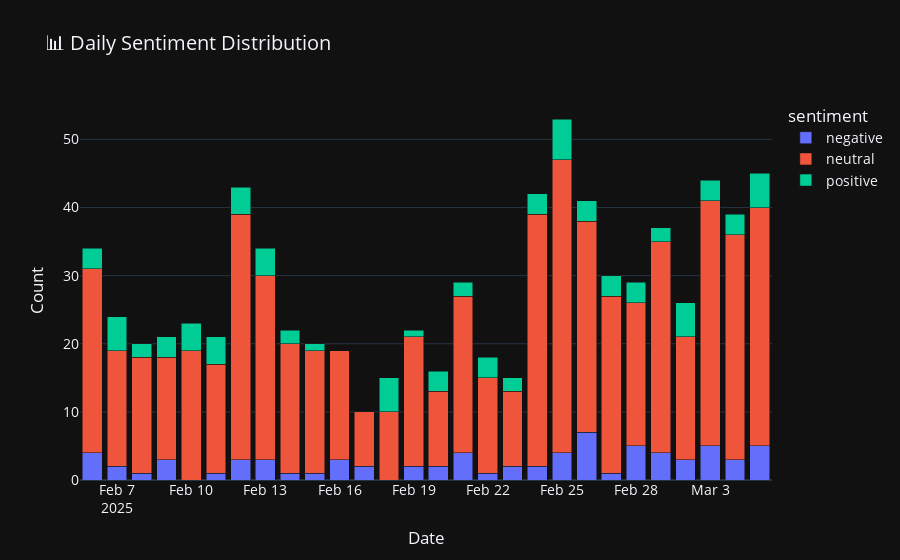

Notebook code for this chart:
### Code cell
# 날짜별 감성분포 집계
daily_counts = df.groupby(['date', 'sentiment']).size().reset_index(name='count')

# plotly로 스택드 바 차트
fig = px.bar(daily_counts, x='date', y='count', color='sentiment',
             title='📊 Daily Sentiment Distribution', 
             template='plotly_dark', barmode='stack',
             category_orders={"sentiment": ["negative", "neutral", "positive"]})

fig.update_layout(xaxis_title='Date', yaxis_title='Count', font=dict(size=14))

fig.show()

### Figure 1 — Plotly figure (JSON) as saved in the notebook; plotly's stock layout.template omitted (floating-point values rounded to 4 significant figures)
{"data": [{"hovertemplate": "sentiment=negative<br>date=%{x}<br>count=%{y}<extra></extra>", "legendgroup": "negative", "marker": {"color": "#636efa", "pattern": {"shape": ""}}, "name": "negative", "orientation": "v", "showlegend": true, "textposition": "auto", "type": "bar", "x": ["2025-02-06", "2025-02-07", "2025-02-08", "2025-02-09", "2025-02-11", "2025-02-12", "2025-02-13", "2025-02-14", "2025-02-15", "2025-02-16", "2025-02-17", "2025-02-19", "2025-02-20", "2025-02-21", "2025-02-22", "2025-02-23", "2025-02-24", "2025-02-25", "2025-02-26", "2025-02-27", "2025-02-28", "2025-03-01", "2025-03-02", "2025-03-03", "2025-03-04", "2025-03-05"], "xaxis": "x", "y": [4, 2, 1, 3, 1, 3, 3, 1, 1, 3, 2, 2, 2, 4, 1, 2, 2, 4, 7, 1, 5, 4, 3, 5, 3, 5], "yaxis": "y"}, {"hovertemplate": "sentiment=neutral<br>date=%{x}<br>count=%{y}<extra></extra>", "legendgroup": "neutral", "marker": {"color": "#EF553B", "pattern": {"shape": ""}}, "name": "neutral", "orientation": "v", "showlegend": true, "textposition": "auto", "type": "bar", "x": ["2025-02-06", "2025-02-07", "2025-02-08", "2025-02-09", "2025-02-10", "2025-02-11", "2025-02-12", "2025-02-13", "2025-02-14", "2025-02-15", "2025-02-16", "2025-02-17", "2025-02-18", "2025-02-19", "2025-02-20", "2025-02-21", "2025-02-22", "2025-02-23", "2025-02-24", "2025-02-25", "2025-02-26", "2025-02-27", "2025-02-28", "2025-03-01", "2025-03-02", "2025-03-03", "2025-03-04", "2025-03-05"], "xaxis": "x", "y": [27, 17, 17, 15, 19, 16, 36, 27, 19, 18, 16, 8, 10, 19, 11, 23, 14, 11, 37, 43, 31, 26, 21, 31, 18, 36, 33, 35], "yaxis": "y"}, {"hovertemplate": "sentiment=positive<br>date=%{x}<br>count=%{y}<extra></extra>", "legendgroup": "positive", "marker": {"color": "#00cc96", "pattern": {"shape": ""}}, "name": "positive", "orientation": "v", "showlegend": true, "textposition": "auto", "type": "bar", "x": ["2025-02-06", "2025-02-07", "2025-02-08", "2025-02-09", "2025-02-10", "2025-02-11", "2025-02-12", "2025-02-13", "2025-02-14", "2025-02-15", "2025-02-18", "2025-02-19", "2025-02-20", "2025-02-21", "2025-02-22", "2025-02-23", "2025-02-24", "2025-02-25", "2025-02-26", "2025-02-27", "2025-02-28", "2025-03-01", "2025-03-02", "2025-03-03", "2025-03-04", "2025-03-05"], "xaxis": "x", "y": [3, 5, 2, 3, 4, 4, 4, 4, 2, 1, 5, 1, 3, 2, 3, 2, 3, 6, 3, 3, 3, 2, 5, 3, 3, 5], "yaxis": "y"}], "layout": {"barmode": "stack", "font": {"size": 14}, "legend": {"title": {"text": "sentiment"}, "tracegroupgap": 0}, "title": {"text": "📊 Daily Sentiment Distribution"}, "xaxis": {"anchor": "y", "domain": [0, 1], "title": {"text": "Date"}}, "yaxis": {"anchor": "x", "domain": [0, 1], "title": {"text": "Count"}}}}
